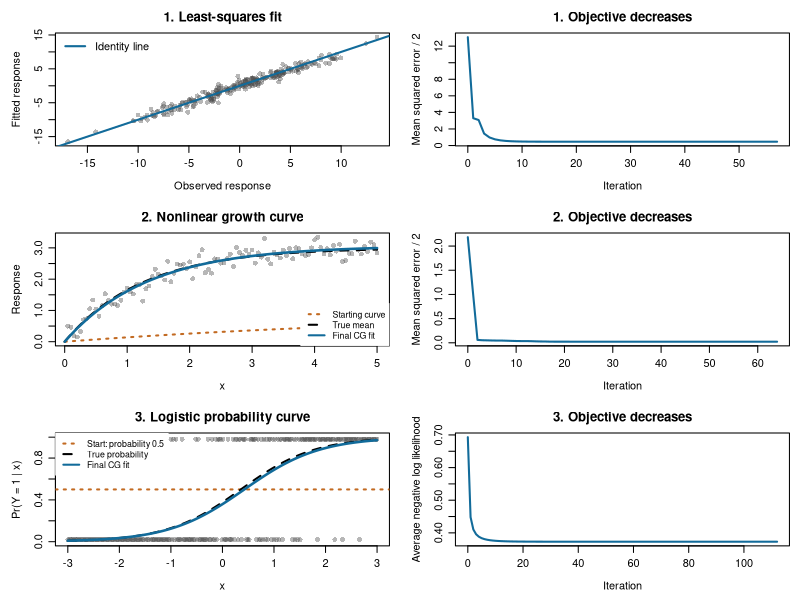

Source code (R):
# NONLINEAR CONJUGATE GRADIENT: SIMPLE CLASS EXAMPLES
# Base R only. Click Source in RStudio: all six plots appear on one page.
# Only the optimizer is a reusable function. Each example redefines fn and gr,
# then simulates data, fits the model, compares with R, and plots directly.

########################## Nonlinear CG #####################################
# Same notation as the attached LinearCG code, except rk = -gr(xk).
# Backtracking chooses alpha; PR+ combines the new gradient and old direction.
# tol applies to the SQUARED gradient norm: tol=1e-10 means ||gr|| <= 1e-5.

NonlinearCG <- function(fn, gr, x0, tol=1e-10, max_iter=5000,
                        method=c("PR+", "SD")){
  method <- match.arg(method)
  if(!is.numeric(x0) || !length(x0) || any(!is.finite(x0)))
    stop("x0 must be a finite numeric vector.")
  if(length(tol) != 1 || !is.finite(tol) || tol <= 0)
    stop("tol must be positive and finite.")
  if(length(max_iter) != 1 || !is.finite(max_iter) || max_iter < 1 ||
     max_iter != floor(max_iter)) stop("max_iter must be a positive integer.")
  
  xk <- as.numeric(x0)
  fk <- fn(xk)
  gk <- as.numeric(gr(xk))
  if(length(fk) != 1 || !is.finite(fk) || length(gk) != length(xk) ||
     any(!is.finite(gk))) stop("Check fn and gr at the starting value.")
  rk <- -gk
  dk <- rk
  error <- sum(rk^2)
  
  num_iter <- 0L
  alphavec <- stepvec <- betavec <- numeric(max_iter)
  fvec <- gnormvec <- numeric(max_iter + 1L)
  fvec[1] <- fk
  gnormvec[1] <- sqrt(error)
  message <- "Maximum iterations reached."
  
  while(error > tol && num_iter < max_iter){
    # If the old direction no longer points downhill, restart with -gradient.
    slope <- sum(gk*dk)
    if(!is.finite(slope) || slope > -1e-3*error){
      dk <- rk
      slope <- -error
    }
    
    # Armijo backtracking: halve alpha until the objective decreases enough.
    alpha <- 1
    accepted <- FALSE
    for(j in 1:60){
      xnew <- xk + alpha*dk
      fnew <- fn(xnew)
      if(is.finite(fnew) && fnew <= fk + 1e-4*alpha*slope){
        accepted <- TRUE
        break
      }
      alpha <- alpha/2
    }
    if(!accepted){
      message <- "Line search could not find a decreasing step."
      break
    }
    
    gnew <- as.numeric(gr(xnew))
    if(length(gnew) != length(xk) || any(!is.finite(gnew))){
      message <- "Gradient is not finite at the proposed new point."
      break
    }
    rnew <- -gnew
    errornew <- sum(rnew^2)
    if(!is.finite(errornew)){
      message <- "Squared gradient norm overflowed; rescale the problem."
      break
    }
    beta <- if(method == "PR+") max(0, sum(rnew*(rnew-rk))/error) else 0
    dnew <- rnew + beta*dk
    
    num_iter <- num_iter + 1L
    alphavec[num_iter] <- alpha
    # Compute the displacement BEFORE replacing the old direction dk.
    stepvec[num_iter] <- alpha*sqrt(sum(dk^2))
    betavec[num_iter] <- beta
    fvec[num_iter + 1L] <- fnew
    gnormvec[num_iter + 1L] <- sqrt(errornew)
    
    xk <- xnew
    fk <- fnew
    gk <- gnew
    rk <- rnew
    dk <- dnew
    error <- errornew
  }
  
  converged <- error <= tol
  if(converged) message <- "Gradient tolerance met."
  steps <- seq_len(num_iter)
  iterates <- seq_len(num_iter + 1L)
  list(sol=xk, value=fk, alpha=alphavec[steps],
       step_norm=stepvec[steps], beta=betavec[steps],
       objective=fvec[iterates], gradient_norm=gnormvec[iterates],
       num_iter=num_iter,
       converged=converged, message=message)
}

########################## Plot setup ######################################
# Each row shows one fitted model and its objective over iterations.
oldpar <- par(mfrow=c(3, 2), mar=c(4.1, 4.2, 2.5, 0.8), mgp=c(2.5, 0.8, 0))
blue <- "#126B9A"
orange <- "#C26A22"
grey <- adjustcolor("grey30", alpha.f=0.4)

########################## Example 1: least squares #########################
set.seed(2026)
n <- 250
p <- 30
X <- matrix(rnorm(n*p), n, p)
beta_true <- rnorm(p)
y <- as.numeric(X %*% beta_true + rnorm(n))

fn <- function(beta) mean((as.numeric(X %*% beta)-y)^2)/2
gr <- function(beta) as.numeric(crossprod(X, X %*% beta-y)/n)

system.time(fit_ls <- NonlinearCG(fn, gr, rep(0, p), tol=1e-12))
beta_lm <- as.numeric(lm(y ~ X-1)$coefficients)
beta_solve <- as.numeric(solve(crossprod(X), crossprod(X, y)))
cat("\nLEAST SQUARES: coefficient MSE\n")
print(c(CG=mean((fit_ls$sol-beta_true)^2),
        lm=mean((beta_lm-beta_true)^2), solve=mean((beta_solve-beta_true)^2)))
cat("Largest difference from lm:", max(abs(fit_ls$sol-beta_lm)), "\n")
cat("CG iterations:", fit_ls$num_iter, "--", fit_ls$message, "\n")

yhat <- as.numeric(X %*% fit_ls$sol)
plot(y, yhat, pch=16, col=grey, xlab="Observed response", ylab="Fitted response",
     main="1. Least-squares fit")
abline(0, 1, col=blue, lwd=2)
legend("topleft", "Identity line", col=blue, lty=1, lwd=2, bty="n")
plot(0:fit_ls$num_iter, fit_ls$objective, type="l", lwd=2, col=blue,
     xlab="Iteration", ylab="Mean squared error / 2", main="1. Objective decreases")

########################## Example 2: nonlinear regression ##################
# Mean response: a*(1-exp(-b*x)). Optimize log(a),log(b) to keep a,b positive.
set.seed(27)
x <- seq(0.05, 5, length.out=100)
a_true <- 3
b_true <- 0.8
y_growth <- a_true*(1-exp(-b_true*x)) + rnorm(length(x), sd=0.2)

fn <- function(theta){
  a <- exp(theta[1])
  b <- exp(theta[2])
  mean((a*(1-exp(-b*x))-y_growth)^2)/2
}
gr <- function(theta){
  a <- exp(theta[1])
  b <- exp(theta[2])
  mu <- a*(1-exp(-b*x))
  residual <- mu-y_growth
  c(mean(residual*mu), mean(residual*a*b*x*exp(-b*x)))
}

theta0 <- log(c(a=1, b=0.15))
system.time(fit_growth <- NonlinearCG(fn, gr, theta0, tol=1e-12))
fit_nls <- nls(y_growth ~ a*(1-exp(-b*x)), start=list(a=1, b=0.15))
cat("\nNONLINEAR REGRESSION: parameter estimates\n")
print(cbind(truth=c(a=a_true, b=b_true), CG=exp(fit_growth$sol), nls=coef(fit_nls)))
cat("CG iterations:", fit_growth$num_iter, "--", fit_growth$message, "\n")

xx <- seq(0, 5, length.out=300)
a_hat <- exp(fit_growth$sol[1])
b_hat <- exp(fit_growth$sol[2])
plot(x, y_growth, pch=16, col=grey, ylim=range(0, y_growth),
     xlab="x", ylab="Response", main="2. Nonlinear growth curve")
lines(xx, exp(theta0[1])*(1-exp(-exp(theta0[2])*xx)), col=orange, lty=3, lwd=2)
lines(xx, a_true*(1-exp(-b_true*xx)), col="black", lty=2, lwd=2)
lines(xx, a_hat*(1-exp(-b_hat*xx)), col=blue, lwd=2.5)
legend("bottomright", c("Starting curve", "True mean", "Final CG fit"),
       col=c(orange, "black", blue), lty=c(3, 2, 1), lwd=2,
       bg="white", box.col="white", cex=0.8)
plot(0:fit_growth$num_iter, fit_growth$objective, type="l", lwd=2, col=blue,
     xlab="Iteration", ylab="Mean squared error / 2", main="2. Objective decreases")

########################## Example 3: logistic regression ###################
set.seed(28)
x_logistic <- seq(-3, 3, length.out=250)
X_logistic <- cbind(1, x_logistic)
beta_true_logistic <- c(intercept=-0.5, slope=1.4)
prob_true <- plogis(as.numeric(X_logistic %*% beta_true_logistic))
y_logistic <- rbinom(length(x_logistic), 1, prob_true)

fn <- function(beta){
  eta <- as.numeric(X_logistic %*% beta)
  # Stable computation of log(1+exp(eta)).
  mean(pmax(eta, 0) + log1p(exp(-abs(eta))) - y_logistic*eta)
}
gr <- function(beta){
  prob <- plogis(as.numeric(X_logistic %*% beta))
  as.numeric(crossprod(X_logistic, prob-y_logistic)/length(y_logistic))
}

system.time(fit_logistic <- NonlinearCG(fn, gr, c(0, 0), tol=1e-12))
fit_glm <- glm(y_logistic ~ x_logistic, family=binomial())
cat("\nLOGISTIC REGRESSION: coefficient estimates\n")
print(cbind(truth=beta_true_logistic, CG=fit_logistic$sol, glm=coef(fit_glm)))
cat("CG iterations:", fit_logistic$num_iter, "--", fit_logistic$message, "\n")

plot(x_logistic, 0.02+0.96*y_logistic, pch=16, col=grey, ylim=c(0, 1),
     xlab="x", ylab="Pr(Y = 1 | x)", main="3. Logistic probability curve")
abline(h=0.5, col=orange, lty=3, lwd=2)
lines(x_logistic, prob_true, col="black", lty=2, lwd=2)
lines(x_logistic, plogis(as.numeric(X_logistic %*% fit_logistic$sol)), col=blue, lwd=2.5)
legend("topleft", c("Start: probability 0.5", "True probability", "Final CG fit"),
       col=c(orange, "black", blue), lty=c(3, 2, 1), lwd=2,
       bg="white", box.col="white", cex=0.8)
plot(0:fit_logistic$num_iter, fit_logistic$objective, type="l", lwd=2, col=blue,
     xlab="Iteration", ylab="Average negative log likelihood", main="3. Objective decreases")
par(oldpar)

# Optional: plot(fit_growth$step_norm, type="l") shows the parameter-step sizes.
# To compare with steepest descent, use method="SD" in a fit call.
# Run each example's fn, gr, and fit together: fn and gr are redefined for each model.
